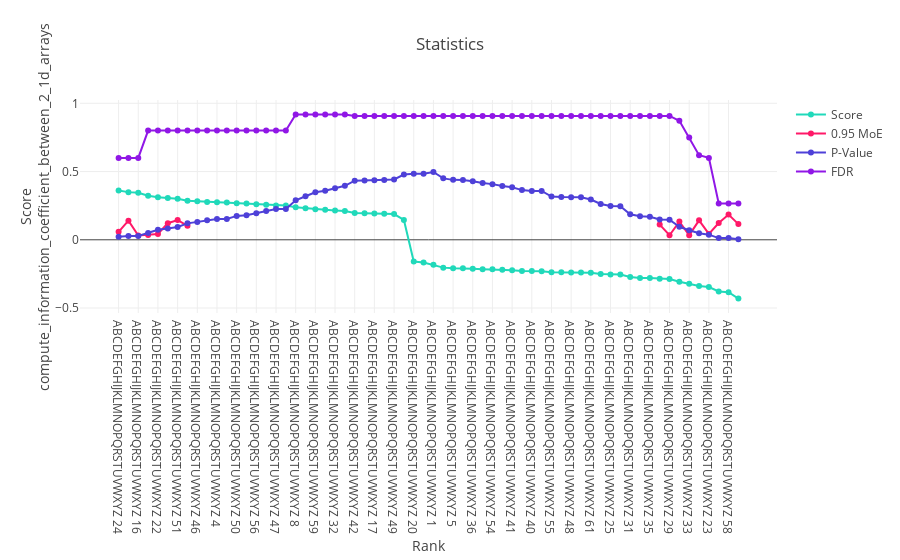
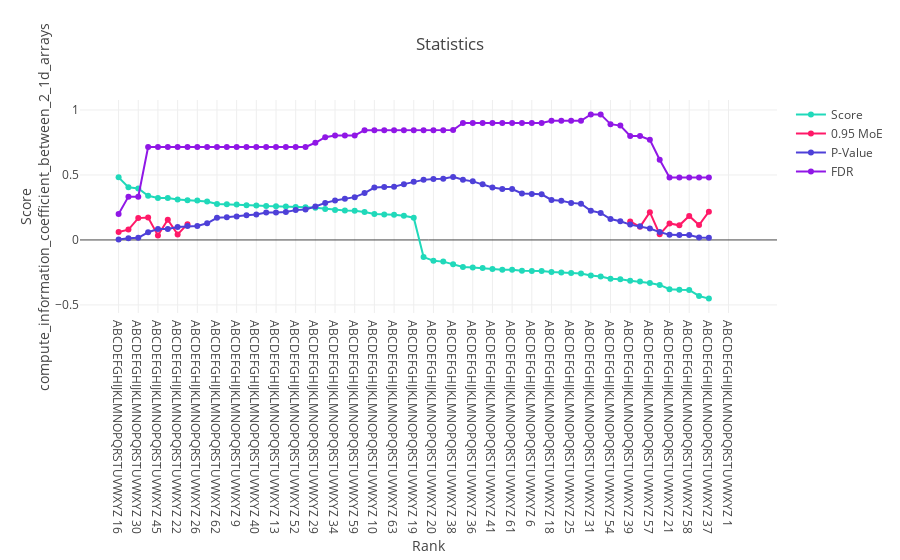

The cell these charts' notebook holds for them, in order:
### Code cell
n_row = 64

n_column = 64

target = pd.Series(
    np.random.normal(size=n_column + 1),
    name='Target Name',
    index=("Column {}".format(i) for i in range(n_column + 1)),
)

data = pd.DataFrame(
    np.random.normal(size=(n_row, n_column)),
    index=("ABCDEFGHIJKLMNOPQRSTUVWXYZ {}".format(i) for i in range(n_row)),
    columns=target.index[:-1],
)

ccal.make_match_panel(
    target, data, n_sampling=10, n_permutation=10
)
    
data.iloc[0] = 0

data.iloc[1] = 1

data.iloc[2] = 2

data.loc[
    np.random.choice(data.index, size=data.index.size // 2, replace=False),
    np.random.choice(data.columns, size=data.columns.size // 2, replace=False),
] = np.nan

ccal.make_match_panel(
    target, data, n_sampling=10, n_permutation=10
)

### Figure 1 — Plotly figure (JSON) as saved in the notebook; plotly's stock layout.template omitted (floating-point values rounded to 4 significant figures)
{"data": [{"marker": {"color": "#20d9ba"}, "mode": "lines+markers", "name": "Score", "type": "scatter", "uid": "cac8b42e-a134-43f0-9218-13d44964ce4e", "x": ["ABCDEFGHIJKLMNOPQRSTUVWXYZ 24", "ABCDEFGHIJKLMNOPQRSTUVWXYZ 30", "ABCDEFGHIJKLMNOPQRSTUVWXYZ 16", "ABCDEFGHIJKLMNOPQRSTUVWXYZ 45", "ABCDEFGHIJKLMNOPQRSTUVWXYZ 22", "ABCDEFGHIJKLMNOPQRSTUVWXYZ 53", "ABCDEFGHIJKLMNOPQRSTUVWXYZ 51", "ABCDEFGHIJKLMNOPQRSTUVWXYZ 52", "ABCDEFGHIJKLMNOPQRSTUVWXYZ 46", "ABCDEFGHIJKLMNOPQRSTUVWXYZ 62", "ABCDEFGHIJKLMNOPQRSTUVWXYZ 4", "ABCDEFGHIJKLMNOPQRSTUVWXYZ 9", "ABCDEFGHIJKLMNOPQRSTUVWXYZ 50", "ABCDEFGHIJKLMNOPQRSTUVWXYZ 60", "ABCDEFGHIJKLMNOPQRSTUVWXYZ 56", "ABCDEFGHIJKLMNOPQRSTUVWXYZ 26", "ABCDEFGHIJKLMNOPQRSTUVWXYZ 47", "ABCDEFGHIJKLMNOPQRSTUVWXYZ 19", "ABCDEFGHIJKLMNOPQRSTUVWXYZ 8", "ABCDEFGHIJKLMNOPQRSTUVWXYZ 10", "ABCDEFGHIJKLMNOPQRSTUVWXYZ 59", "ABCDEFGHIJKLMNOPQRSTUVWXYZ 43", "ABCDEFGHIJKLMNOPQRSTUVWXYZ 32", "ABCDEFGHIJKLMNOPQRSTUVWXYZ 0", "ABCDEFGHIJKLMNOPQRSTUVWXYZ 42", "ABCDEFGHIJKLMNOPQRSTUVWXYZ 63", "ABCDEFGHIJKLMNOPQRSTUVWXYZ 17", "ABCDEFGHIJKLMNOPQRSTUVWXYZ 34", "ABCDEFGHIJKLMNOPQRSTUVWXYZ 49", "ABCDEFGHIJKLMNOPQRSTUVWXYZ 7", "ABCDEFGHIJKLMNOPQRSTUVWXYZ 20", "ABCDEFGHIJKLMNOPQRSTUVWXYZ 11", "ABCDEFGHIJKLMNOPQRSTUVWXYZ 1", "ABCDEFGHIJKLMNOPQRSTUVWXYZ 18", "ABCDEFGHIJKLMNOPQRSTUVWXYZ 5", "ABCDEFGHIJKLMNOPQRSTUVWXYZ 15", "ABCDEFGHIJKLMNOPQRSTUVWXYZ 36", "ABCDEFGHIJKLMNOPQRSTUVWXYZ 3", "ABCDEFGHIJKLMNOPQRSTUVWXYZ 54", "ABCDEFGHIJKLMNOPQRSTUVWXYZ 2", "ABCDEFGHIJKLMNOPQRSTUVWXYZ 41", "ABCDEFGHIJKLMNOPQRSTUVWXYZ 13", "ABCDEFGHIJKLMNOPQRSTUVWXYZ 40", "ABCDEFGHIJKLMNOPQRSTUVWXYZ 44", "ABCDEFGHIJKLMNOPQRSTUVWXYZ 55", "ABCDEFGHIJKLMNOPQRSTUVWXYZ 6", "ABCDEFGHIJKLMNOPQRSTUVWXYZ 48", "ABCDEFGHIJKLMNOPQRSTUVWXYZ 38", "ABCDEFGHIJKLMNOPQRSTUVWXYZ 61", "ABCDEFGHIJKLMNOPQRSTUVWXYZ 12", "ABCDEFGHIJKLMNOPQRSTUVWXYZ 25", "ABCDEFGHIJKLMNOPQRSTUVWXYZ 28", "ABCDEFGHIJKLMNOPQRSTUVWXYZ 31", "ABCDEFGHIJKLMNOPQRSTUVWXYZ 21", "ABCDEFGHIJKLMNOPQRSTUVWXYZ 35", "ABCDEFGHIJKLMNOPQRSTUVWXYZ 39", "ABCDEFGHIJKLMNOPQRSTUVWXYZ 29", "ABCDEFGHIJKLMNOPQRSTUVWXYZ 57", "ABCDEFGHIJKLMNOPQRSTUVWXYZ 33", "ABCDEFGHIJKLMNOPQRSTUVWXYZ 14", "ABCDEFGHIJKLMNOPQRSTUVWXYZ 23", "ABCDEFGHIJKLMNOPQRSTUVWXYZ 37", "ABCDEFGHIJKLMNOPQRSTUVWXYZ 58", "ABCDEFGHIJKLMNOPQRSTUVWXYZ 27"], "y": [0.3606, 0.3492, 0.3446, 0.323, 0.3119, 0.306, 0.3011, 0.2856, 0.2821, 0.2765, 0.2748, 0.2733, 0.2669, 0.2661, 0.2606, 0.2565, 0.2514, 0.2505, 0.2386, 0.2308, 0.2246, 0.2201, 0.2152, 0.2102, 0.1967, 0.1942, 0.1932, 0.1906, 0.1886, 0.1454, -0.1596, -0.1667, -0.1836, -0.204, -0.2078, -0.2079, -0.2117, -0.2153, -0.2165, -0.2196, -0.2232, -0.2282, -0.2294, -0.23, -0.2377, -0.2387, -0.2394, -0.2399, -0.2412, -0.2506, -0.2549, -0.2551, -0.2727, -0.2794, -0.2806, -0.2858, -0.2871, -0.3069, -0.3229, -0.3381, -0.346, -0.3787, -0.3842, -0.4309]}, {"marker": {"color": "#ff1968"}, "mode": "lines+markers", "name": "0.95 MoE", "type": "scatter", "uid": "8130e02c-61ae-4ab0-a71d-20cd89cdd27f", "x": ["ABCDEFGHIJKLMNOPQRSTUVWXYZ 24", "ABCDEFGHIJKLMNOPQRSTUVWXYZ 30", "ABCDEFGHIJKLMNOPQRSTUVWXYZ 16", "ABCDEFGHIJKLMNOPQRSTUVWXYZ 45", "ABCDEFGHIJKLMNOPQRSTUVWXYZ 22", "ABCDEFGHIJKLMNOPQRSTUVWXYZ 53", "ABCDEFGHIJKLMNOPQRSTUVWXYZ 51", "ABCDEFGHIJKLMNOPQRSTUVWXYZ 52", "ABCDEFGHIJKLMNOPQRSTUVWXYZ 46", "ABCDEFGHIJKLMNOPQRSTUVWXYZ 62", "ABCDEFGHIJKLMNOPQRSTUVWXYZ 4", "ABCDEFGHIJKLMNOPQRSTUVWXYZ 9", "ABCDEFGHIJKLMNOPQRSTUVWXYZ 50", "ABCDEFGHIJKLMNOPQRSTUVWXYZ 60", "ABCDEFGHIJKLMNOPQRSTUVWXYZ 56", "ABCDEFGHIJKLMNOPQRSTUVWXYZ 26", "ABCDEFGHIJKLMNOPQRSTUVWXYZ 47", "ABCDEFGHIJKLMNOPQRSTUVWXYZ 19", "ABCDEFGHIJKLMNOPQRSTUVWXYZ 8", "ABCDEFGHIJKLMNOPQRSTUVWXYZ 10", "ABCDEFGHIJKLMNOPQRSTUVWXYZ 59", "ABCDEFGHIJKLMNOPQRSTUVWXYZ 43", "ABCDEFGHIJKLMNOPQRSTUVWXYZ 32", "ABCDEFGHIJKLMNOPQRSTUVWXYZ 0", "ABCDEFGHIJKLMNOPQRSTUVWXYZ 42", "ABCDEFGHIJKLMNOPQRSTUVWXYZ 63", "ABCDEFGHIJKLMNOPQRSTUVWXYZ 17", "ABCDEFGHIJKLMNOPQRSTUVWXYZ 34", "ABCDEFGHIJKLMNOPQRSTUVWXYZ 49", "ABCDEFGHIJKLMNOPQRSTUVWXYZ 7", "ABCDEFGHIJKLMNOPQRSTUVWXYZ 20", "ABCDEFGHIJKLMNOPQRSTUVWXYZ 11", "ABCDEFGHIJKLMNOPQRSTUVWXYZ 1", "ABCDEFGHIJKLMNOPQRSTUVWXYZ 18", "ABCDEFGHIJKLMNOPQRSTUVWXYZ 5", "ABCDEFGHIJKLMNOPQRSTUVWXYZ 15", "ABCDEFGHIJKLMNOPQRSTUVWXYZ 36", "ABCDEFGHIJKLMNOPQRSTUVWXYZ 3", "ABCDEFGHIJKLMNOPQRSTUVWXYZ 54", "ABCDEFGHIJKLMNOPQRSTUVWXYZ 2", "ABCDEFGHIJKLMNOPQRSTUVWXYZ 41", "ABCDEFGHIJKLMNOPQRSTUVWXYZ 13", "ABCDEFGHIJKLMNOPQRSTUVWXYZ 40", "ABCDEFGHIJKLMNOPQRSTUVWXYZ 44", "ABCDEFGHIJKLMNOPQRSTUVWXYZ 55", "ABCDEFGHIJKLMNOPQRSTUVWXYZ 6", "ABCDEFGHIJKLMNOPQRSTUVWXYZ 48", "ABCDEFGHIJKLMNOPQRSTUVWXYZ 38", "ABCDEFGHIJKLMNOPQRSTUVWXYZ 61", "ABCDEFGHIJKLMNOPQRSTUVWXYZ 12", "ABCDEFGHIJKLMNOPQRSTUVWXYZ 25", "ABCDEFGHIJKLMNOPQRSTUVWXYZ 28", "ABCDEFGHIJKLMNOPQRSTUVWXYZ 31", "ABCDEFGHIJKLMNOPQRSTUVWXYZ 21", "ABCDEFGHIJKLMNOPQRSTUVWXYZ 35", "ABCDEFGHIJKLMNOPQRSTUVWXYZ 39", "ABCDEFGHIJKLMNOPQRSTUVWXYZ 29", "ABCDEFGHIJKLMNOPQRSTUVWXYZ 57", "ABCDEFGHIJKLMNOPQRSTUVWXYZ 33", "ABCDEFGHIJKLMNOPQRSTUVWXYZ 14", "ABCDEFGHIJKLMNOPQRSTUVWXYZ 23", "ABCDEFGHIJKLMNOPQRSTUVWXYZ 37", "ABCDEFGHIJKLMNOPQRSTUVWXYZ 58", "ABCDEFGHIJKLMNOPQRSTUVWXYZ 27"], "y": [0.05858, 0.1404, 0.03112, 0.0351, 0.04251, 0.1216, 0.1447, 0.1028, null, null, null, null, null, null, null, null, null, null, null, null, null, null, null, null, null, null, null, null, null, null, null, null, null, null, null, null, null, null, null, null, null, null, null, null, null, null, null, null, null, null, null, null, null, null, null, 0.1113, 0.03318, 0.1332, 0.03411, 0.1424, 0.04318, 0.1225, 0.1849, 0.1149]}, {"marker": {"color": "#4e40d8"}, "mode": "lines+markers", "name": "P-Value", "type": "scatter", "uid": "4d12565e-349c-4748-a845-3620c4a15260", "x": ["ABCDEFGHIJKLMNOPQRSTUVWXYZ 24", "ABCDEFGHIJKLMNOPQRSTUVWXYZ 30", "ABCDEFGHIJKLMNOPQRSTUVWXYZ 16", "ABCDEFGHIJKLMNOPQRSTUVWXYZ 45", "ABCDEFGHIJKLMNOPQRSTUVWXYZ 22", "ABCDEFGHIJKLMNOPQRSTUVWXYZ 53", "ABCDEFGHIJKLMNOPQRSTUVWXYZ 51", "ABCDEFGHIJKLMNOPQRSTUVWXYZ 52", "ABCDEFGHIJKLMNOPQRSTUVWXYZ 46", "ABCDEFGHIJKLMNOPQRSTUVWXYZ 62", "ABCDEFGHIJKLMNOPQRSTUVWXYZ 4", "ABCDEFGHIJKLMNOPQRSTUVWXYZ 9", "ABCDEFGHIJKLMNOPQRSTUVWXYZ 50", "ABCDEFGHIJKLMNOPQRSTUVWXYZ 60", "ABCDEFGHIJKLMNOPQRSTUVWXYZ 56", "ABCDEFGHIJKLMNOPQRSTUVWXYZ 26", "ABCDEFGHIJKLMNOPQRSTUVWXYZ 47", "ABCDEFGHIJKLMNOPQRSTUVWXYZ 19", "ABCDEFGHIJKLMNOPQRSTUVWXYZ 8", "ABCDEFGHIJKLMNOPQRSTUVWXYZ 10", "ABCDEFGHIJKLMNOPQRSTUVWXYZ 59", "ABCDEFGHIJKLMNOPQRSTUVWXYZ 43", "ABCDEFGHIJKLMNOPQRSTUVWXYZ 32", "ABCDEFGHIJKLMNOPQRSTUVWXYZ 0", "ABCDEFGHIJKLMNOPQRSTUVWXYZ 42", "ABCDEFGHIJKLMNOPQRSTUVWXYZ 63", "ABCDEFGHIJKLMNOPQRSTUVWXYZ 17", "ABCDEFGHIJKLMNOPQRSTUVWXYZ 34", "ABCDEFGHIJKLMNOPQRSTUVWXYZ 49", "ABCDEFGHIJKLMNOPQRSTUVWXYZ 7", "ABCDEFGHIJKLMNOPQRSTUVWXYZ 20", "ABCDEFGHIJKLMNOPQRSTUVWXYZ 11", "ABCDEFGHIJKLMNOPQRSTUVWXYZ 1", "ABCDEFGHIJKLMNOPQRSTUVWXYZ 18", "ABCDEFGHIJKLMNOPQRSTUVWXYZ 5", "ABCDEFGHIJKLMNOPQRSTUVWXYZ 15", "ABCDEFGHIJKLMNOPQRSTUVWXYZ 36", "ABCDEFGHIJKLMNOPQRSTUVWXYZ 3", "ABCDEFGHIJKLMNOPQRSTUVWXYZ 54", "ABCDEFGHIJKLMNOPQRSTUVWXYZ 2", "ABCDEFGHIJKLMNOPQRSTUVWXYZ 41", "ABCDEFGHIJKLMNOPQRSTUVWXYZ 13", "ABCDEFGHIJKLMNOPQRSTUVWXYZ 40", "ABCDEFGHIJKLMNOPQRSTUVWXYZ 44", "ABCDEFGHIJKLMNOPQRSTUVWXYZ 55", "ABCDEFGHIJKLMNOPQRSTUVWXYZ 6", "ABCDEFGHIJKLMNOPQRSTUVWXYZ 48", "ABCDEFGHIJKLMNOPQRSTUVWXYZ 38", "ABCDEFGHIJKLMNOPQRSTUVWXYZ 61", "ABCDEFGHIJKLMNOPQRSTUVWXYZ 12", "ABCDEFGHIJKLMNOPQRSTUVWXYZ 25", "ABCDEFGHIJKLMNOPQRSTUVWXYZ 28", "ABCDEFGHIJKLMNOPQRSTUVWXYZ 31", "ABCDEFGHIJKLMNOPQRSTUVWXYZ 21", "ABCDEFGHIJKLMNOPQRSTUVWXYZ 35", "ABCDEFGHIJKLMNOPQRSTUVWXYZ 39", "ABCDEFGHIJKLMNOPQRSTUVWXYZ 29", "ABCDEFGHIJKLMNOPQRSTUVWXYZ 57", "ABCDEFGHIJKLMNOPQRSTUVWXYZ 33", "ABCDEFGHIJKLMNOPQRSTUVWXYZ 14", "ABCDEFGHIJKLMNOPQRSTUVWXYZ 23", "ABCDEFGHIJKLMNOPQRSTUVWXYZ 37", "ABCDEFGHIJKLMNOPQRSTUVWXYZ 58", "ABCDEFGHIJKLMNOPQRSTUVWXYZ 27"], "y": [0.02187, 0.02813, 0.02813, 0.05, 0.07344, 0.08281, 0.09375, 0.1203, 0.1297, 0.1437, 0.1516, 0.1531, 0.175, 0.1797, 0.1953, 0.2109, 0.225, 0.225, 0.2891, 0.3187, 0.3484, 0.3594, 0.3781, 0.3953, 0.4328, 0.4344, 0.4359, 0.4375, 0.4422, 0.4781, 0.4844, 0.4844, 0.4969, 0.45, 0.4391, 0.4375, 0.4297, 0.4156, 0.4078, 0.3937, 0.3844, 0.3641, 0.3578, 0.3578, 0.3172, 0.3141, 0.3109, 0.3109, 0.2953, 0.2625, 0.2469, 0.2453, 0.1875, 0.1719, 0.1688, 0.1484, 0.1469, 0.09531, 0.07031, 0.04844, 0.0375, 0.0125, 0.0125, 0.004687]}, {"marker": {"color": "#9017e6"}, "mode": "lines+markers", "name": "FDR", "type": "scatter", "uid": "9537904e-167a-4a7b-bd30-72274e953152", "x": ["ABCDEFGHIJKLMNOPQRSTUVWXYZ 24", "ABCDEFGHIJKLMNOPQRSTUVWXYZ 30", "ABCDEFGHIJKLMNOPQRSTUVWXYZ 16", "ABCDEFGHIJKLMNOPQRSTUVWXYZ 45", "ABCDEFGHIJKLMNOPQRSTUVWXYZ 22", "ABCDEFGHIJKLMNOPQRSTUVWXYZ 53", "ABCDEFGHIJKLMNOPQRSTUVWXYZ 51", "ABCDEFGHIJKLMNOPQRSTUVWXYZ 52", "ABCDEFGHIJKLMNOPQRSTUVWXYZ 46", "ABCDEFGHIJKLMNOPQRSTUVWXYZ 62", "ABCDEFGHIJKLMNOPQRSTUVWXYZ 4", "ABCDEFGHIJKLMNOPQRSTUVWXYZ 9", "ABCDEFGHIJKLMNOPQRSTUVWXYZ 50", "ABCDEFGHIJKLMNOPQRSTUVWXYZ 60", "ABCDEFGHIJKLMNOPQRSTUVWXYZ 56", "ABCDEFGHIJKLMNOPQRSTUVWXYZ 26", "ABCDEFGHIJKLMNOPQRSTUVWXYZ 47", "ABCDEFGHIJKLMNOPQRSTUVWXYZ 19", "ABCDEFGHIJKLMNOPQRSTUVWXYZ 8", "ABCDEFGHIJKLMNOPQRSTUVWXYZ 10", "ABCDEFGHIJKLMNOPQRSTUVWXYZ 59", "ABCDEFGHIJKLMNOPQRSTUVWXYZ 43", "ABCDEFGHIJKLMNOPQRSTUVWXYZ 32", "ABCDEFGHIJKLMNOPQRSTUVWXYZ 0", "ABCDEFGHIJKLMNOPQRSTUVWXYZ 42", "ABCDEFGHIJKLMNOPQRSTUVWXYZ 63", "ABCDEFGHIJKLMNOPQRSTUVWXYZ 17", "ABCDEFGHIJKLMNOPQRSTUVWXYZ 34", "ABCDEFGHIJKLMNOPQRSTUVWXYZ 49", "ABCDEFGHIJKLMNOPQRSTUVWXYZ 7", "ABCDEFGHIJKLMNOPQRSTUVWXYZ 20", "ABCDEFGHIJKLMNOPQRSTUVWXYZ 11", "ABCDEFGHIJKLMNOPQRSTUVWXYZ 1", "ABCDEFGHIJKLMNOPQRSTUVWXYZ 18", "ABCDEFGHIJKLMNOPQRSTUVWXYZ 5", "ABCDEFGHIJKLMNOPQRSTUVWXYZ 15", "ABCDEFGHIJKLMNOPQRSTUVWXYZ 36", "ABCDEFGHIJKLMNOPQRSTUVWXYZ 3", "ABCDEFGHIJKLMNOPQRSTUVWXYZ 54", "ABCDEFGHIJKLMNOPQRSTUVWXYZ 2", "ABCDEFGHIJKLMNOPQRSTUVWXYZ 41", "ABCDEFGHIJKLMNOPQRSTUVWXYZ 13", "ABCDEFGHIJKLMNOPQRSTUVWXYZ 40", "ABCDEFGHIJKLMNOPQRSTUVWXYZ 44", "ABCDEFGHIJKLMNOPQRSTUVWXYZ 55", "ABCDEFGHIJKLMNOPQRSTUVWXYZ 6", "ABCDEFGHIJKLMNOPQRSTUVWXYZ 48", "ABCDEFGHIJKLMNOPQRSTUVWXYZ 38", "ABCDEFGHIJKLMNOPQRSTUVWXYZ 61", "ABCDEFGHIJKLMNOPQRSTUVWXYZ 12", "ABCDEFGHIJKLMNOPQRSTUVWXYZ 25", "ABCDEFGHIJKLMNOPQRSTUVWXYZ 28", "ABCDEFGHIJKLMNOPQRSTUVWXYZ 31", "ABCDEFGHIJKLMNOPQRSTUVWXYZ 21", "ABCDEFGHIJKLMNOPQRSTUVWXYZ 35", "ABCDEFGHIJKLMNOPQRSTUVWXYZ 39", "ABCDEFGHIJKLMNOPQRSTUVWXYZ 29", "ABCDEFGHIJKLMNOPQRSTUVWXYZ 57", "ABCDEFGHIJKLMNOPQRSTUVWXYZ 33", "ABCDEFGHIJKLMNOPQRSTUVWXYZ 14", "ABCDEFGHIJKLMNOPQRSTUVWXYZ 23", "ABCDEFGHIJKLMNOPQRSTUVWXYZ 37", "ABCDEFGHIJKLMNOPQRSTUVWXYZ 58", "ABCDEFGHIJKLMNOPQRSTUVWXYZ 27"], "y": [0.6, 0.6, 0.6, 0.8, 0.8, 0.8, 0.8, 0.8, 0.8, 0.8, 0.8, 0.8, 0.8, 0.8, 0.8, 0.8, 0.8, 0.8, 0.9188, 0.9188, 0.9188, 0.9188, 0.9188, 0.9188, 0.9075, 0.9075, 0.9075, 0.9075, 0.9075, 0.9075, 0.9075, 0.9075, 0.9075, 0.9075, 0.9075, 0.9075, 0.9075, 0.9075, 0.9075, 0.9075, 0.9075, 0.9075, 0.9075, 0.9075, 0.9075, 0.9075, 0.9075, 0.9075, 0.9075, 0.9075, 0.9075, 0.9075, 0.9075, 0.9075, 0.9075, 0.9075, 0.9075, 0.8714, 0.75, 0.62, 0.6, 0.2667, 0.2667, 0.2667]}], "layout": {"hovermode": "closest", "title": {"text": "Statistics"}, "xaxis": {"automargin": true, "title": {"text": "Rank"}}, "yaxis": {"automargin": true, "title": {"text": "Score<br>compute_information_coefficient_between_2_1d_arrays"}}}}

### Figure 2 — Plotly figure (JSON) as saved in the notebook; plotly's stock layout.template omitted (floating-point values rounded to 4 significant figures)
{"data": [{"marker": {"color": "#20d9ba"}, "mode": "lines+markers", "name": "Score", "type": "scatter", "uid": "dc0cce6c-3d9c-4f0b-a6b1-0508651cb5dc", "x": ["ABCDEFGHIJKLMNOPQRSTUVWXYZ 16", "ABCDEFGHIJKLMNOPQRSTUVWXYZ 24", "ABCDEFGHIJKLMNOPQRSTUVWXYZ 30", "ABCDEFGHIJKLMNOPQRSTUVWXYZ 17", "ABCDEFGHIJKLMNOPQRSTUVWXYZ 45", "ABCDEFGHIJKLMNOPQRSTUVWXYZ 51", "ABCDEFGHIJKLMNOPQRSTUVWXYZ 22", "ABCDEFGHIJKLMNOPQRSTUVWXYZ 53", "ABCDEFGHIJKLMNOPQRSTUVWXYZ 26", "ABCDEFGHIJKLMNOPQRSTUVWXYZ 46", "ABCDEFGHIJKLMNOPQRSTUVWXYZ 62", "ABCDEFGHIJKLMNOPQRSTUVWXYZ 4", "ABCDEFGHIJKLMNOPQRSTUVWXYZ 9", "ABCDEFGHIJKLMNOPQRSTUVWXYZ 50", "ABCDEFGHIJKLMNOPQRSTUVWXYZ 40", "ABCDEFGHIJKLMNOPQRSTUVWXYZ 56", "ABCDEFGHIJKLMNOPQRSTUVWXYZ 13", "ABCDEFGHIJKLMNOPQRSTUVWXYZ 43", "ABCDEFGHIJKLMNOPQRSTUVWXYZ 52", "ABCDEFGHIJKLMNOPQRSTUVWXYZ 47", "ABCDEFGHIJKLMNOPQRSTUVWXYZ 29", "ABCDEFGHIJKLMNOPQRSTUVWXYZ 8", "ABCDEFGHIJKLMNOPQRSTUVWXYZ 34", "ABCDEFGHIJKLMNOPQRSTUVWXYZ 60", "ABCDEFGHIJKLMNOPQRSTUVWXYZ 59", "ABCDEFGHIJKLMNOPQRSTUVWXYZ 32", "ABCDEFGHIJKLMNOPQRSTUVWXYZ 10", "ABCDEFGHIJKLMNOPQRSTUVWXYZ 42", "ABCDEFGHIJKLMNOPQRSTUVWXYZ 63", "ABCDEFGHIJKLMNOPQRSTUVWXYZ 7", "ABCDEFGHIJKLMNOPQRSTUVWXYZ 19", "ABCDEFGHIJKLMNOPQRSTUVWXYZ 49", "ABCDEFGHIJKLMNOPQRSTUVWXYZ 20", "ABCDEFGHIJKLMNOPQRSTUVWXYZ 11", "ABCDEFGHIJKLMNOPQRSTUVWXYZ 38", "ABCDEFGHIJKLMNOPQRSTUVWXYZ 15", "ABCDEFGHIJKLMNOPQRSTUVWXYZ 36", "ABCDEFGHIJKLMNOPQRSTUVWXYZ 3", "ABCDEFGHIJKLMNOPQRSTUVWXYZ 41", "ABCDEFGHIJKLMNOPQRSTUVWXYZ 44", "ABCDEFGHIJKLMNOPQRSTUVWXYZ 61", "ABCDEFGHIJKLMNOPQRSTUVWXYZ 55", "ABCDEFGHIJKLMNOPQRSTUVWXYZ 6", "ABCDEFGHIJKLMNOPQRSTUVWXYZ 48", "ABCDEFGHIJKLMNOPQRSTUVWXYZ 18", "ABCDEFGHIJKLMNOPQRSTUVWXYZ 12", "ABCDEFGHIJKLMNOPQRSTUVWXYZ 25", "ABCDEFGHIJKLMNOPQRSTUVWXYZ 28", "ABCDEFGHIJKLMNOPQRSTUVWXYZ 31", "ABCDEFGHIJKLMNOPQRSTUVWXYZ 35", "ABCDEFGHIJKLMNOPQRSTUVWXYZ 54", "ABCDEFGHIJKLMNOPQRSTUVWXYZ 33", "ABCDEFGHIJKLMNOPQRSTUVWXYZ 39", "ABCDEFGHIJKLMNOPQRSTUVWXYZ 14", "ABCDEFGHIJKLMNOPQRSTUVWXYZ 57", "ABCDEFGHIJKLMNOPQRSTUVWXYZ 23", "ABCDEFGHIJKLMNOPQRSTUVWXYZ 21", "ABCDEFGHIJKLMNOPQRSTUVWXYZ 5", "ABCDEFGHIJKLMNOPQRSTUVWXYZ 58", "ABCDEFGHIJKLMNOPQRSTUVWXYZ 27", "ABCDEFGHIJKLMNOPQRSTUVWXYZ 37", "ABCDEFGHIJKLMNOPQRSTUVWXYZ 0", "ABCDEFGHIJKLMNOPQRSTUVWXYZ 1", "ABCDEFGHIJKLMNOPQRSTUVWXYZ 2"], "y": [0.4817, 0.4056, 0.396, 0.3394, 0.323, 0.322, 0.3119, 0.306, 0.3031, 0.2964, 0.2765, 0.2748, 0.2733, 0.2669, 0.2653, 0.2606, 0.2597, 0.2581, 0.2534, 0.2514, 0.2469, 0.2386, 0.2314, 0.2271, 0.2246, 0.2152, 0.199, 0.1967, 0.1942, 0.1854, 0.1711, -0.132, -0.1596, -0.1667, -0.1872, -0.2079, -0.2117, -0.2153, -0.2232, -0.23, -0.2301, -0.2377, -0.2387, -0.2394, -0.2471, -0.2506, -0.2549, -0.2576, -0.2727, -0.2806, -0.2978, -0.3027, -0.3141, -0.3198, -0.3309, -0.346, -0.379, -0.3839, -0.3842, -0.4309, -0.4512, null, null, null]}, {"marker": {"color": "#ff1968"}, "mode": "lines+markers", "name": "0.95 MoE", "type": "scatter", "uid": "9be4e581-d5f2-4a1b-83f3-c55985dfccb9", "x": ["ABCDEFGHIJKLMNOPQRSTUVWXYZ 16", "ABCDEFGHIJKLMNOPQRSTUVWXYZ 24", "ABCDEFGHIJKLMNOPQRSTUVWXYZ 30", "ABCDEFGHIJKLMNOPQRSTUVWXYZ 17", "ABCDEFGHIJKLMNOPQRSTUVWXYZ 45", "ABCDEFGHIJKLMNOPQRSTUVWXYZ 51", "ABCDEFGHIJKLMNOPQRSTUVWXYZ 22", "ABCDEFGHIJKLMNOPQRSTUVWXYZ 53", "ABCDEFGHIJKLMNOPQRSTUVWXYZ 26", "ABCDEFGHIJKLMNOPQRSTUVWXYZ 46", "ABCDEFGHIJKLMNOPQRSTUVWXYZ 62", "ABCDEFGHIJKLMNOPQRSTUVWXYZ 4", "ABCDEFGHIJKLMNOPQRSTUVWXYZ 9", "ABCDEFGHIJKLMNOPQRSTUVWXYZ 50", "ABCDEFGHIJKLMNOPQRSTUVWXYZ 40", "ABCDEFGHIJKLMNOPQRSTUVWXYZ 56", "ABCDEFGHIJKLMNOPQRSTUVWXYZ 13", "ABCDEFGHIJKLMNOPQRSTUVWXYZ 43", "ABCDEFGHIJKLMNOPQRSTUVWXYZ 52", "ABCDEFGHIJKLMNOPQRSTUVWXYZ 47", "ABCDEFGHIJKLMNOPQRSTUVWXYZ 29", "ABCDEFGHIJKLMNOPQRSTUVWXYZ 8", "ABCDEFGHIJKLMNOPQRSTUVWXYZ 34", "ABCDEFGHIJKLMNOPQRSTUVWXYZ 60", "ABCDEFGHIJKLMNOPQRSTUVWXYZ 59", "ABCDEFGHIJKLMNOPQRSTUVWXYZ 32", "ABCDEFGHIJKLMNOPQRSTUVWXYZ 10", "ABCDEFGHIJKLMNOPQRSTUVWXYZ 42", "ABCDEFGHIJKLMNOPQRSTUVWXYZ 63", "ABCDEFGHIJKLMNOPQRSTUVWXYZ 7", "ABCDEFGHIJKLMNOPQRSTUVWXYZ 19", "ABCDEFGHIJKLMNOPQRSTUVWXYZ 49", "ABCDEFGHIJKLMNOPQRSTUVWXYZ 20", "ABCDEFGHIJKLMNOPQRSTUVWXYZ 11", "ABCDEFGHIJKLMNOPQRSTUVWXYZ 38", "ABCDEFGHIJKLMNOPQRSTUVWXYZ 15", "ABCDEFGHIJKLMNOPQRSTUVWXYZ 36", "ABCDEFGHIJKLMNOPQRSTUVWXYZ 3", "ABCDEFGHIJKLMNOPQRSTUVWXYZ 41", "ABCDEFGHIJKLMNOPQRSTUVWXYZ 44", "ABCDEFGHIJKLMNOPQRSTUVWXYZ 61", "ABCDEFGHIJKLMNOPQRSTUVWXYZ 55", "ABCDEFGHIJKLMNOPQRSTUVWXYZ 6", "ABCDEFGHIJKLMNOPQRSTUVWXYZ 48", "ABCDEFGHIJKLMNOPQRSTUVWXYZ 18", "ABCDEFGHIJKLMNOPQRSTUVWXYZ 12", "ABCDEFGHIJKLMNOPQRSTUVWXYZ 25", "ABCDEFGHIJKLMNOPQRSTUVWXYZ 28", "ABCDEFGHIJKLMNOPQRSTUVWXYZ 31", "ABCDEFGHIJKLMNOPQRSTUVWXYZ 35", "ABCDEFGHIJKLMNOPQRSTUVWXYZ 54", "ABCDEFGHIJKLMNOPQRSTUVWXYZ 33", "ABCDEFGHIJKLMNOPQRSTUVWXYZ 39", "ABCDEFGHIJKLMNOPQRSTUVWXYZ 14", "ABCDEFGHIJKLMNOPQRSTUVWXYZ 57", "ABCDEFGHIJKLMNOPQRSTUVWXYZ 23", "ABCDEFGHIJKLMNOPQRSTUVWXYZ 21", "ABCDEFGHIJKLMNOPQRSTUVWXYZ 5", "ABCDEFGHIJKLMNOPQRSTUVWXYZ 58", "ABCDEFGHIJKLMNOPQRSTUVWXYZ 27", "ABCDEFGHIJKLMNOPQRSTUVWXYZ 37", "ABCDEFGHIJKLMNOPQRSTUVWXYZ 0", "ABCDEFGHIJKLMNOPQRSTUVWXYZ 1", "ABCDEFGHIJKLMNOPQRSTUVWXYZ 2"], "y": [0.06124, 0.0795, 0.168, 0.1723, 0.0351, 0.1554, 0.04251, 0.1216, null, null, null, null, null, null, null, null, null, null, null, null, null, null, null, null, null, null, null, null, null, null, null, null, null, null, null, null, null, null, null, null, null, null, null, null, null, null, null, null, null, null, null, null, 0.1423, 0.101, 0.2141, 0.04318, 0.1273, 0.1128, 0.1849, 0.1149, 0.2178, null, null, null]}, {"marker": {"color": "#4e40d8"}, "mode": "lines+markers", "name": "P-Value", "type": "scatter", "uid": "c6ad159e-db86-412e-b47f-a86faa445533", "x": ["ABCDEFGHIJKLMNOPQRSTUVWXYZ 16", "ABCDEFGHIJKLMNOPQRSTUVWXYZ 24", "ABCDEFGHIJKLMNOPQRSTUVWXYZ 30", "ABCDEFGHIJKLMNOPQRSTUVWXYZ 17", "ABCDEFGHIJKLMNOPQRSTUVWXYZ 45", "ABCDEFGHIJKLMNOPQRSTUVWXYZ 51", "ABCDEFGHIJKLMNOPQRSTUVWXYZ 22", "ABCDEFGHIJKLMNOPQRSTUVWXYZ 53", "ABCDEFGHIJKLMNOPQRSTUVWXYZ 26", "ABCDEFGHIJKLMNOPQRSTUVWXYZ 46", "ABCDEFGHIJKLMNOPQRSTUVWXYZ 62", "ABCDEFGHIJKLMNOPQRSTUVWXYZ 4", "ABCDEFGHIJKLMNOPQRSTUVWXYZ 9", "ABCDEFGHIJKLMNOPQRSTUVWXYZ 50", "ABCDEFGHIJKLMNOPQRSTUVWXYZ 40", "ABCDEFGHIJKLMNOPQRSTUVWXYZ 56", "ABCDEFGHIJKLMNOPQRSTUVWXYZ 13", "ABCDEFGHIJKLMNOPQRSTUVWXYZ 43", "ABCDEFGHIJKLMNOPQRSTUVWXYZ 52", "ABCDEFGHIJKLMNOPQRSTUVWXYZ 47", "ABCDEFGHIJKLMNOPQRSTUVWXYZ 29", "ABCDEFGHIJKLMNOPQRSTUVWXYZ 8", "ABCDEFGHIJKLMNOPQRSTUVWXYZ 34", "ABCDEFGHIJKLMNOPQRSTUVWXYZ 60", "ABCDEFGHIJKLMNOPQRSTUVWXYZ 59", "ABCDEFGHIJKLMNOPQRSTUVWXYZ 32", "ABCDEFGHIJKLMNOPQRSTUVWXYZ 10", "ABCDEFGHIJKLMNOPQRSTUVWXYZ 42", "ABCDEFGHIJKLMNOPQRSTUVWXYZ 63", "ABCDEFGHIJKLMNOPQRSTUVWXYZ 7", "ABCDEFGHIJKLMNOPQRSTUVWXYZ 19", "ABCDEFGHIJKLMNOPQRSTUVWXYZ 49", "ABCDEFGHIJKLMNOPQRSTUVWXYZ 20", "ABCDEFGHIJKLMNOPQRSTUVWXYZ 11", "ABCDEFGHIJKLMNOPQRSTUVWXYZ 38", "ABCDEFGHIJKLMNOPQRSTUVWXYZ 15", "ABCDEFGHIJKLMNOPQRSTUVWXYZ 36", "ABCDEFGHIJKLMNOPQRSTUVWXYZ 3", "ABCDEFGHIJKLMNOPQRSTUVWXYZ 41", "ABCDEFGHIJKLMNOPQRSTUVWXYZ 44", "ABCDEFGHIJKLMNOPQRSTUVWXYZ 61", "ABCDEFGHIJKLMNOPQRSTUVWXYZ 55", "ABCDEFGHIJKLMNOPQRSTUVWXYZ 6", "ABCDEFGHIJKLMNOPQRSTUVWXYZ 48", "ABCDEFGHIJKLMNOPQRSTUVWXYZ 18", "ABCDEFGHIJKLMNOPQRSTUVWXYZ 12", "ABCDEFGHIJKLMNOPQRSTUVWXYZ 25", "ABCDEFGHIJKLMNOPQRSTUVWXYZ 28", "ABCDEFGHIJKLMNOPQRSTUVWXYZ 31", "ABCDEFGHIJKLMNOPQRSTUVWXYZ 35", "ABCDEFGHIJKLMNOPQRSTUVWXYZ 54", "ABCDEFGHIJKLMNOPQRSTUVWXYZ 33", "ABCDEFGHIJKLMNOPQRSTUVWXYZ 39", "ABCDEFGHIJKLMNOPQRSTUVWXYZ 14", "ABCDEFGHIJKLMNOPQRSTUVWXYZ 57", "ABCDEFGHIJKLMNOPQRSTUVWXYZ 23", "ABCDEFGHIJKLMNOPQRSTUVWXYZ 21", "ABCDEFGHIJKLMNOPQRSTUVWXYZ 5", "ABCDEFGHIJKLMNOPQRSTUVWXYZ 58", "ABCDEFGHIJKLMNOPQRSTUVWXYZ 27", "ABCDEFGHIJKLMNOPQRSTUVWXYZ 37", "ABCDEFGHIJKLMNOPQRSTUVWXYZ 0", "ABCDEFGHIJKLMNOPQRSTUVWXYZ 1", "ABCDEFGHIJKLMNOPQRSTUVWXYZ 2"], "y": [0.003279, 0.01311, 0.01639, 0.05902, 0.08361, 0.08361, 0.1, 0.1066, 0.1082, 0.1279, 0.1705, 0.1754, 0.1803, 0.1902, 0.1967, 0.2115, 0.2115, 0.2148, 0.2295, 0.2344, 0.2574, 0.2852, 0.3033, 0.3164, 0.3295, 0.3607, 0.4033, 0.4082, 0.4098, 0.4295, 0.4475, 0.4623, 0.4689, 0.4705, 0.4852, 0.4639, 0.4508, 0.4295, 0.4033, 0.3918, 0.3918, 0.3574, 0.3541, 0.3508, 0.3082, 0.3016, 0.2852, 0.2787, 0.2246, 0.2082, 0.1607, 0.1443, 0.118, 0.1049, 0.08852, 0.06066, 0.03934, 0.0377, 0.0377, 0.01967, 0.01639, null, null, null]}, {"marker": {"color": "#9017e6"}, "mode": "lines+markers", "name": "FDR", "type": "scatter", "uid": "82fad06c-f92d-40a8-8e18-b59c3b54ef80", "x": ["ABCDEFGHIJKLMNOPQRSTUVWXYZ 16", "ABCDEFGHIJKLMNOPQRSTUVWXYZ 24", "ABCDEFGHIJKLMNOPQRSTUVWXYZ 30", "ABCDEFGHIJKLMNOPQRSTUVWXYZ 17", "ABCDEFGHIJKLMNOPQRSTUVWXYZ 45", "ABCDEFGHIJKLMNOPQRSTUVWXYZ 51", "ABCDEFGHIJKLMNOPQRSTUVWXYZ 22", "ABCDEFGHIJKLMNOPQRSTUVWXYZ 53", "ABCDEFGHIJKLMNOPQRSTUVWXYZ 26", "ABCDEFGHIJKLMNOPQRSTUVWXYZ 46", "ABCDEFGHIJKLMNOPQRSTUVWXYZ 62", "ABCDEFGHIJKLMNOPQRSTUVWXYZ 4", "ABCDEFGHIJKLMNOPQRSTUVWXYZ 9", "ABCDEFGHIJKLMNOPQRSTUVWXYZ 50", "ABCDEFGHIJKLMNOPQRSTUVWXYZ 40", "ABCDEFGHIJKLMNOPQRSTUVWXYZ 56", "ABCDEFGHIJKLMNOPQRSTUVWXYZ 13", "ABCDEFGHIJKLMNOPQRSTUVWXYZ 43", "ABCDEFGHIJKLMNOPQRSTUVWXYZ 52", "ABCDEFGHIJKLMNOPQRSTUVWXYZ 47", "ABCDEFGHIJKLMNOPQRSTUVWXYZ 29", "ABCDEFGHIJKLMNOPQRSTUVWXYZ 8", "ABCDEFGHIJKLMNOPQRSTUVWXYZ 34", "ABCDEFGHIJKLMNOPQRSTUVWXYZ 60", "ABCDEFGHIJKLMNOPQRSTUVWXYZ 59", "ABCDEFGHIJKLMNOPQRSTUVWXYZ 32", "ABCDEFGHIJKLMNOPQRSTUVWXYZ 10", "ABCDEFGHIJKLMNOPQRSTUVWXYZ 42", "ABCDEFGHIJKLMNOPQRSTUVWXYZ 63", "ABCDEFGHIJKLMNOPQRSTUVWXYZ 7", "ABCDEFGHIJKLMNOPQRSTUVWXYZ 19", "ABCDEFGHIJKLMNOPQRSTUVWXYZ 49", "ABCDEFGHIJKLMNOPQRSTUVWXYZ 20", "ABCDEFGHIJKLMNOPQRSTUVWXYZ 11", "ABCDEFGHIJKLMNOPQRSTUVWXYZ 38", "ABCDEFGHIJKLMNOPQRSTUVWXYZ 15", "ABCDEFGHIJKLMNOPQRSTUVWXYZ 36", "ABCDEFGHIJKLMNOPQRSTUVWXYZ 3", "ABCDEFGHIJKLMNOPQRSTUVWXYZ 41", "ABCDEFGHIJKLMNOPQRSTUVWXYZ 44", "ABCDEFGHIJKLMNOPQRSTUVWXYZ 61", "ABCDEFGHIJKLMNOPQRSTUVWXYZ 55", "ABCDEFGHIJKLMNOPQRSTUVWXYZ 6", "ABCDEFGHIJKLMNOPQRSTUVWXYZ 48", "ABCDEFGHIJKLMNOPQRSTUVWXYZ 18", "ABCDEFGHIJKLMNOPQRSTUVWXYZ 12", "ABCDEFGHIJKLMNOPQRSTUVWXYZ 25", "ABCDEFGHIJKLMNOPQRSTUVWXYZ 28", "ABCDEFGHIJKLMNOPQRSTUVWXYZ 31", "ABCDEFGHIJKLMNOPQRSTUVWXYZ 35", "ABCDEFGHIJKLMNOPQRSTUVWXYZ 54", "ABCDEFGHIJKLMNOPQRSTUVWXYZ 33", "ABCDEFGHIJKLMNOPQRSTUVWXYZ 39", "ABCDEFGHIJKLMNOPQRSTUVWXYZ 14", "ABCDEFGHIJKLMNOPQRSTUVWXYZ 57", "ABCDEFGHIJKLMNOPQRSTUVWXYZ 23", "ABCDEFGHIJKLMNOPQRSTUVWXYZ 21", "ABCDEFGHIJKLMNOPQRSTUVWXYZ 5", "ABCDEFGHIJKLMNOPQRSTUVWXYZ 58", "ABCDEFGHIJKLMNOPQRSTUVWXYZ 27", "ABCDEFGHIJKLMNOPQRSTUVWXYZ 37", "ABCDEFGHIJKLMNOPQRSTUVWXYZ 0", "ABCDEFGHIJKLMNOPQRSTUVWXYZ 1", "ABCDEFGHIJKLMNOPQRSTUVWXYZ 2"], "y": [0.2, 0.3333, 0.3333, 0.715, 0.715, 0.715, 0.715, 0.715, 0.715, 0.715, 0.715, 0.715, 0.715, 0.715, 0.715, 0.715, 0.715, 0.715, 0.715, 0.715, 0.7476, 0.7909, 0.804, 0.804, 0.804, 0.8441, 0.8441, 0.8441, 0.8441, 0.8441, 0.8441, 0.8441, 0.8441, 0.8441, 0.8457, 0.9, 0.9, 0.9, 0.9, 0.9, 0.9, 0.9, 0.9, 0.9, 0.9167, 0.9167, 0.9167, 0.9167, 0.9653, 0.966, 0.8909, 0.88, 0.8, 0.8, 0.7714, 0.6167, 0.48, 0.48, 0.48, 0.48, 0.48, null, null, null]}], "layout": {"hovermode": "closest", "title": {"text": "Statistics"}, "xaxis": {"automargin": true, "title": {"text": "Rank"}}, "yaxis": {"automargin": true, "title": {"text": "Score<br>compute_information_coefficient_between_2_1d_arrays"}}}}
